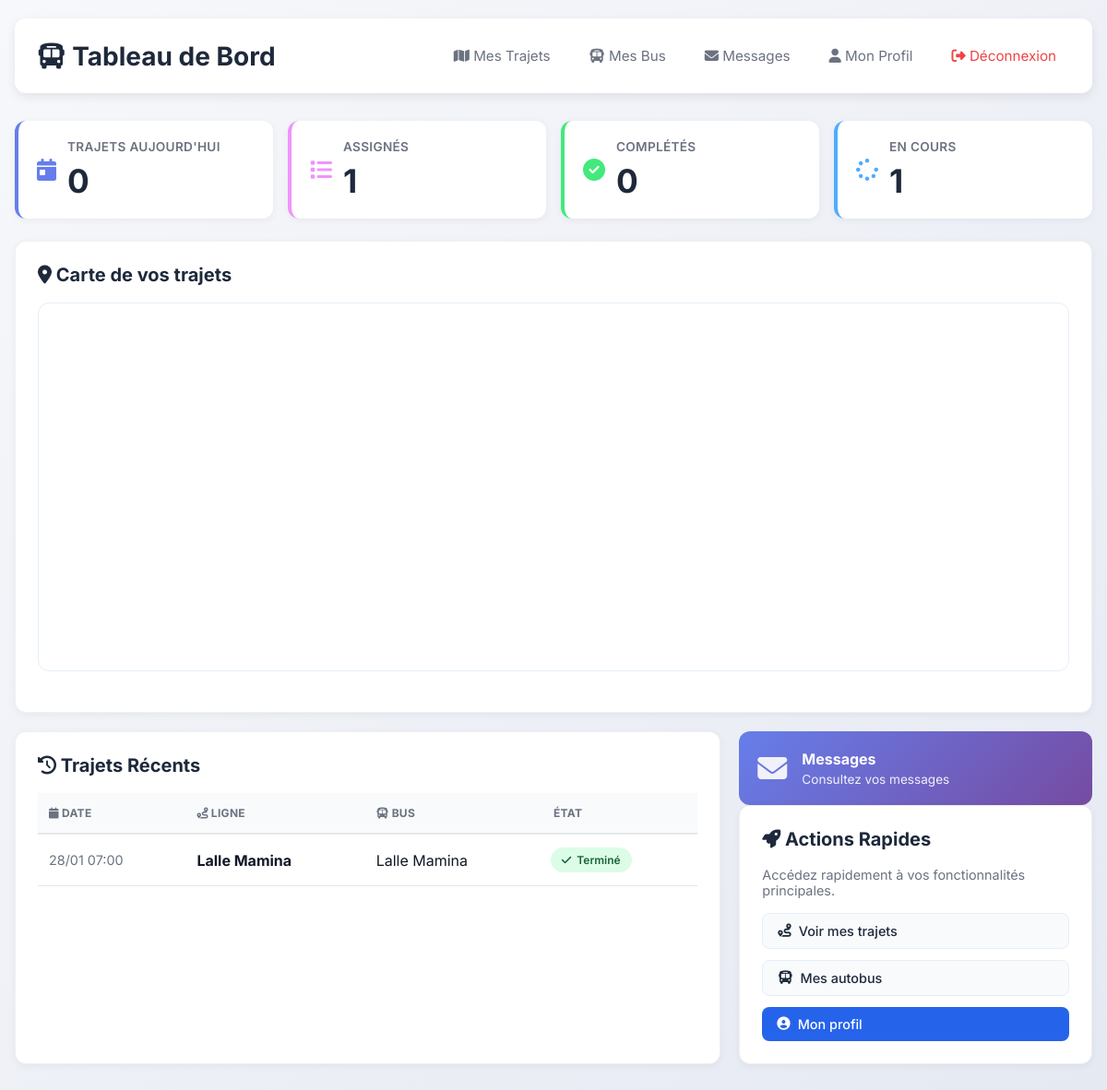
The app's page /driver/dashboard/ (signed in) with its own data.
### mauribus_app/models.py (models this page shows, shortened)
class Trip(models.Model):
    bus = models.ForeignKey(Bus, on_delete=models.CASCADE)
    line = models.ForeignKey(Line, on_delete=models.CASCADE)
    date = models.DateTimeField(null=True, blank=True)
    STATUS_CHOICES = [
        ('scheduled', 'Planifié'),
        ('started', 'En cours'),
        ('completed', 'Terminé'),
        ('cancelled', 'Annulé'),
        ('not_completed', 'Non terminé'),
    ]
    status = models.CharField(max_length=20, choices=STATUS_CHOICES, default='scheduled')
    started_at = models.DateTimeField(null=True, blank=True)
    completed_at = models.DateTimeField(null=True, blank=True)

class Line(models.Model):
    name = models.CharField(max_length=100)
    start = models.CharField(max_length=100)
    end = models.CharField(max_length=100)
    start_lat = models.FloatField(null=True, blank=True)
    start_lng = models.FloatField(null=True, blank=True)
    end_lat = models.FloatField(null=True, blank=True)
    end_lng = models.FloatField(null=True, blank=True)

class Bus(models.Model):
    STATUS_CHOICES = [
        ('service', 'En Service'),
        ('panne', 'En Panne'),
        ('maintenance', 'Maintenance'),
        ('garage', 'Au Garage'),
    ]
    name = models.CharField(max_length=100)
    capacity = models.IntegerField()
    driver = models.ForeignKey('Driver', on_delete=models.SET_NULL, null=True, blank=True, related_name='buses')
    status = models.CharField(max_length=20, choices=STATUS_CHOICES, default='service')
    lat = models.FloatField(default=14.7)
    lng = models.FloatField(default=-17.44)

### mauribus_app/views.py (the view)
    def wrapper(request, *args, **kwargs):
        if not request.user.is_authenticated or not getattr(request.user, 'is_driver', False):
            return redirect('mauribus_app:driver_login')
        return func(request, *args, **kwargs)

### mauribus_app/views.py (called while the page is built)
def _require_driver(func):
    def wrapper(request, *args, **kwargs):
        if not request.user.is_authenticated or not getattr(request.user, 'is_driver', False):
            return redirect('mauribus_app:driver_login')
        return func(request, *args, **kwargs)
    return wrapper

### templates/driver/dashboard.html (shortened to what this page needs)
{% load static %}
<!DOCTYPE html>
<html lang="fr">
<head>
    <link rel="stylesheet" href="https://unpkg.com/leaflet@1.9.4/dist/leaflet.css" />
    <link rel="stylesheet" href="https://cdnjs.cloudflare.com/ajax/libs/font-awesome/6.4.0/css/all.min.css">
</head>
<body>
    <div class="container">
        <header>
            <h1><i class="fas fa-bus"></i> Tableau de Bord</h1>
            <nav>
                <a href="{% url 'mauribus_app:driver_trips' %}"><i class="fas fa-map"></i> Mes Trajets</a>
                <a href="{% url 'mauribus_app:driver_buses' %}"><i class="fas fa-bus"></i> Mes Bus</a>
                <a href="{% url 'mauribus_app:driver_messages' %}"><i class="fas fa-envelope"></i> Messages</a>
                <a href="{% url 'mauribus_app:driver_profile' %}"><i class="fas fa-user"></i> Mon Profil</a>
                <a href="{% url 'mauribus_app:driver_logout' %}"><i class="fas fa-sign-out-alt"></i> Déconnexion</a>
            </nav>
        </header>
        <div class="stats-grid">
            <div class="stat-card today">
                <div style="display: flex; align-items: center;">
                    <i class="fas fa-calendar-day stat-icon"></i>
                    <div>
                        <div class="stat-label">Trajets aujourd'hui</div>
                        <div class="stat-value">{{ trips_today }}</div>
                    </div>
                </div>
            </div>
            <div class="stat-card assigned">
                <div style="display: flex; align-items: center;">
                    <i class="fas fa-list stat-icon"></i>
                    <div>
                        <div class="stat-label">Assignés</div>
                        <div class="stat-value">{{ trips_assigned }}</div>
                    </div>
                </div>
            </div>
            <div class="stat-card completed">
                <div style="display: flex; align-items: center;">
                    <i class="fas fa-check-circle stat-icon"></i>
                    <div>
                        <div class="stat-label">Complétés</div>
                        <div class="stat-value">{{ trips_completed }}</div>
                    </div>
                </div>
            </div>
            <div class="stat-card ongoing">
                <div style="display: flex; align-items: center;">
                    <i class="fas fa-spinner stat-icon"></i>
                    <div>
                        <div class="stat-label">En cours</div>
                        <div class="stat-value">{{ trips_ongoing }}</div>
                    </div>
                </div>
            </div>
        </div>
        <div class="panel">
            <h2><i class="fas fa-map-marker-alt"></i> Carte de vos trajets</h2>
            <div id="map"></div>
        </div>
        <div class="sections">
            <div class="panel">
                <h2><i class="fas fa-history"></i> Trajets Récents</h2>
                {% if recent_trips %}
                <table>
                    <thead>
                        <tr>
                            <th><i class="fas fa-calendar"></i> Date</th>
                            <th><i class="fas fa-route"></i> Ligne</th>
                            <th><i class="fas fa-bus"></i> Bus</th>
                            <th> État</th>
                        </tr>
                    </thead>
                    <tbody>
                        {% for trip in recent_trips %}
                        <tr>
                            <td class="muted">
                                {% if trip.started_at %}
                                    {{ trip.started_at|date:'d/m H:i' }}
                                {% else %}
                                    -
                                {% endif %}
                            </td>
                            <td><strong>{{ trip.line.name }}</strong></td>
                            <td>{{ trip.bus.name }}</td>
                            <td>
                                {% if trip.status == 'completed' %}
                                    <span class="status-badge status-completed"><i class="fas fa-check"></i> Terminé</span>
                                {% elif trip.status == 'ongoing' %}
                                    <span class="status-badge status-started"><i class="fas fa-play"></i> En cours</span>
                                {% else %}
                                    <span class="status-badge status-scheduled"><i class="fas fa-clock"></i> Planifié</span>
                                {% endif %}
                            </td>
                        </tr>
                        {% endfor %}
                    </tbody>
                </table>
                {% else %}
                <div class="empty-state" style="padding: 40px 20px;">
                    <i class="fas fa-inbox" style="font-size: 2rem; color: #cbd5e1;"></i>
                    <p style="margin-top: 12px;">Aucun trajet pour le moment</p>
                </div>
                {% endif %}
            </div>
            <div>
                <a href="{% url 'mauribus_app:driver_messages' %}" class="messaging-card">
                    <i class="fas fa-envelope"></i>
                    <div class="messaging-card-content">
                        <h3>Messages</h3>
                        <p>Consultez vos messages</p>
                    </div>
                </a>
                <div class="panel">
                    <h2><i class="fas fa-rocket"></i> Actions Rapides</h2>
                    <p class="muted" style="margin-bottom: 16px;">Accédez rapidement à vos fonctionnalités principales.</p>
                    <div class="quick-actions">
                        <a href="{% url 'mauribus_app:driver_trips' %}" class="btn btn-ghost">
                            <i class="fas fa-route"></i> Voir mes trajets
                        </a>
                        <a href="{% url 'mauribus_app:driver_buses' %}" class="btn btn-ghost">
                            <i class="fas fa-bus"></i> Mes autobus
                        </a>
                        <a href="{% url 'mauribus_app:driver_profile' %}" class="btn btn-primary">
                            <i class="fas fa-user-circle"></i> Mon profil
                        </a>
                    </div>
                </div>
            </div>
        </div>
    </div>
</body>
</html>

### templates/driver/dashboard.html (style rules this page uses)
* { margin: 0; padding: 0; box-sizing: border-box; }
body { font-family: Inter, system-ui, -apple-system, 'Segoe UI', Roboto, Arial; background: linear-gradient(135deg, #f7f8fb 0%, #e5e9f2 100%); color: #111827; min-height: 100vh; }
.container { max-width: 1300px; margin: 0 auto; padding: 20px 16px; }
header { display: flex; justify-content: space-between; align-items: center; margin-bottom: 30px; background: white; padding: 20px 24px; border-radius: 12px; box-shadow: 0 4px 12px rgba(0,0,0,0.08); flex-wrap: wrap; gap: 16px; }
header h1 { font-size: 1.75rem; margin: 0; color: #1e293b; font-weight: 700; }
nav { display: flex; gap: 12px; align-items: center; flex-wrap: wrap; }
nav a { text-decoration: none; color: #6b7280; font-size: 0.95rem; transition: all 0.2s; padding: 10px 14px; border-radius: 8px; border: 1px solid transparent; }
nav a:last-child { color: #ef4444; }
.stats-grid { display: grid; grid-template-columns: repeat(auto-fit, minmax(240px, 1fr)); gap: 16px; margin-bottom: 24px; }
.stat-card { background: white; padding: 20px; border-radius: 12px; box-shadow: 0 2px 8px rgba(0,0,0,0.05); border-left: 4px solid; transition: all 0.3s; }
.stat-card.today { border-left-color: #667eea; }
.stat-card.assigned { border-left-color: #f093fb; }
.stat-card.completed { border-left-color: #43e97b; }
.stat-card.ongoing { border-left-color: #4facfe; }
.stat-icon { font-size: 1.5rem; margin-right: 12px; }
.today .stat-icon { color: #667eea; }
.assigned .stat-icon { color: #f093fb; }
.completed .stat-icon { color: #43e97b; }
.ongoing .stat-icon { color: #4facfe; }
.stat-label { font-size: 0.85rem; color: #6b7280; margin-bottom: 8px; text-transform: uppercase; letter-spacing: 0.3px; font-weight: 600; }
.stat-value { font-size: 2.2rem; font-weight: 700; color: #1e293b; }
.panel { background: white; padding: 24px; border-radius: 12px; box-shadow: 0 2px 8px rgba(0,0,0,0.05); margin-bottom: 20px; border: 1px solid #f0f0f0; }
.panel h2 { margin-top: 0; margin-bottom: 18px; color: #1e293b; font-size: 1.25rem; font-weight: 700; }
table { width: 100%; border-collapse: collapse; }
th { text-align: left; padding: 14px 12px; color: #6b7280; font-size: 0.75rem; font-weight: 700; background: #f8fafc; text-transform: uppercase; letter-spacing: 0.3px; border-bottom: 2px solid #e5e7eb; }
td { padding: 14px 12px; border-bottom: 1px solid #e5e7eb; }
.muted { color: #6b7280; font-size: 0.9rem; }
.status-badge { display: inline-flex; align-items: center; gap: 6px; padding: 6px 12px; border-radius: 20px; font-size: 0.75rem; font-weight: 600; }
.status-completed { background: #dcfce7; color: #166534; }
.btn { padding: 10px 16px; border-radius: 8px; border: none; cursor: pointer; font-size: 0.9rem; font-weight: 500; transition: all 0.2s; text-decoration: none; display: inline-flex; align-items: center; gap: 8px; }
.btn-ghost { background: #f8fafc; border: 1px solid #e6eef9; color: #1e293b; }
.btn-primary { background: #2563eb; color: white; }
#map { height: 400px; border-radius: 12px; border: 1px solid #e6eef9; margin-bottom: 20px; }
.sections { display: grid; grid-template-columns: 2fr 1fr; gap: 20px; }
.quick-actions { display: flex; flex-direction: column; gap: 12px; }
.quick-actions a { text-align: center; text-decoration: none; }
.messaging-card { background: linear-gradient(135deg, #667eea 0%, #764ba2 100%); color: white; padding: 20px; border-radius: 12px; text-decoration: none; transition: all 0.3s; display: flex; align-items: center; gap: 16px; }
.messaging-card i { font-size: 2rem; opacity: 0.9; }
.messaging-card-content h3 { margin: 0 0 4px; font-size: 1rem; }
.messaging-card-content p { margin: 0; font-size: 0.85rem; opacity: 0.9; }

### records on screen
Trip: started_at "28/01 07:00", line.name "Lalle Mamina", bus.name "Lalle Mamina", status "completed" (drawn)

### other values on screen
{{ trips_today }} "0"
{{ trips_assigned }} "1"
{{ trips_completed }} "0"
{{ trips_ongoing }} "1"
